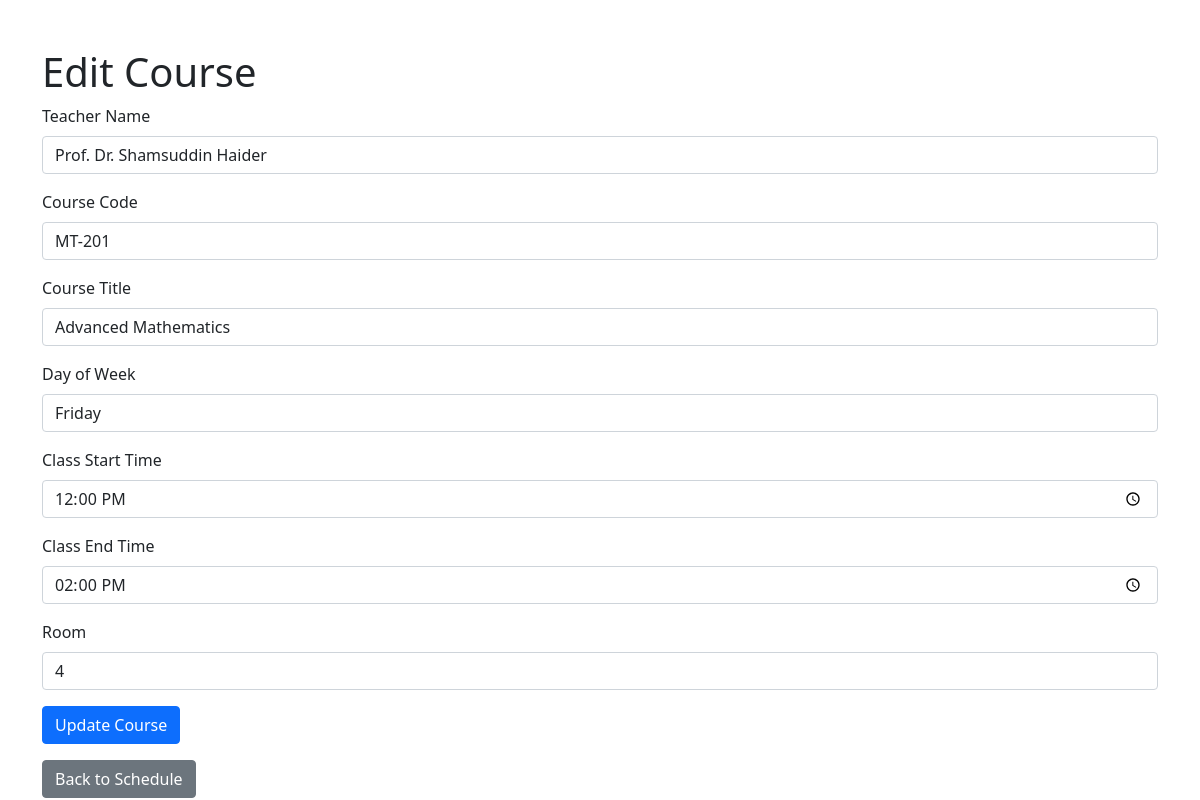
Page /edit/2 on the committed database.
### tables this page shows
CREATE TABLE course_schedule (
        id INTEGER PRIMARY KEY AUTOINCREMENT,
        teacher_name TEXT NOT NULL,
        course_code TEXT NOT NULL,
        course_title TEXT NOT NULL,
        day_of_week TEXT NOT NULL,
        class_start_time TIME NOT NULL,
        class_end_time TIME NOT NULL,
        room INTEGER NOT NULL
    );

### app.py (the view)
@app.route('/edit/<int:id>', methods=['GET', 'POST'])
def edit_course(id):
    try:
        with get_db_connection() as conn:
            if conn:
                cursor = conn.cursor()
                cursor.execute("SELECT * FROM course_schedule WHERE id = ?", (id,))
                course = cursor.fetchone()
                if course is None:
                    flash("Course not found.", "danger")
                    return redirect(url_for('course_list'))
                if request.method == 'POST':
                    teacher_name = request.form['teacher_name']
                    course_code = request.form['course_code']
                    course_title = request.form['course_title']
                    day_of_week = request.form['day_of_week']
                    class_start_time = request.form['class_start_time']
                    class_end_time = request.form['class_end_time']
                    room = request.form['room']
                    cursor.execute("""
                        UPDATE course_schedule
                        SET teacher_name = ?, course_code = ?, course_title = ?,
                            day_of_week = ?, class_start_time = ?, class_end_time = ?, room = ?
                        WHERE id = ?""", (teacher_name, course_code, course_title, day_of_week,
                                          class_start_time, class_end_time, room, id))
                    conn.commit()
                    flash("Course updated successfully.", "success")
                    return redirect(url_for('course_list'))
                else:
                    return render_template('edit_course.html', course=course)
            else:
                raise sqlite3.Error("Failed to connect to the database")
    except sqlite3.Error as e:
        flash(f"Error updating course: {e}", "danger")
        return redirect(url_for('course_list'))

### app.py (called while the page is built)
def get_db_connection():
    try:
        conn = sqlite3.connect('university_schedule.db')  # Connect to the database file
        conn.row_factory = sqlite3.Row  # Allows rows to behave like dictionaries
        return conn
    except sqlite3.Error as e:
        print(f"Database connection error: {e}")
        flash(f"Database error: {e}", "danger")
        return None

### templates/edit_course.html (shortened to what this page needs)
<!DOCTYPE html>
<html lang="en">
<head>
    <link rel="stylesheet" href="https://stackpath.bootstrapcdn.com/bootstrap/4.5.2/css/bootstrap.min.css">
    <link rel="stylesheet" href="https://cdn.jsdelivr.net/npm/bootstrap@5.1.3/dist/css/bootstrap.min.css">
</head>
<body>
    <div class="container mt-5">
        <h1>Edit Course</h1>
        <div aria-live="polite" aria-atomic="true" class="position-relative">
            <div class="toast-container position-fixed top-0 end-0 p-3">
            </div>
        </div>
        <form method="POST">
            <div class="form-group mb-3">
                <label for="teacher_name">Teacher Name</label>
                <input type="text" name="teacher_name" class="form-control" value="{{ course.teacher_name }}" required>
            </div>
            <div class="form-group mb-3">
                <label for="course_code">Course Code</label>
                <input type="text" name="course_code" class="form-control" value="{{ course.course_code }}" required>
            </div>
            <div class="form-group mb-3">
                <label for="course_title">Course Title</label>
                <input type="text" name="course_title" class="form-control" value="{{ course.course_title }}" required>
            </div>
            <div class="form-group mb-3">
                <label for="day_of_week">Day of Week</label>
                <input type="text" name="day_of_week" class="form-control" value="{{ course.day_of_week }}" required>
            </div>
            <div class="form-group mb-3">
                <label for="class_start_time">Class Start Time</label>
                <input type="time" name="class_start_time" class="form-control" value="{{ course.class_start_time }}" required>
            </div>
            <div class="form-group mb-3">
                <label for="class_end_time">Class End Time</label>
                <input type="time" name="class_end_time" class="form-control" value="{{ course.class_end_time }}" required>
            </div>
            <div class="form-group mb-3">
                <label for="room">Room</label>
                <input type="text" name="room" class="form-control" value="{{ course.room }}" required>
            </div>
            <button type="submit" class="btn btn-primary">Update Course</button>
        </form>
        <a href="{{ url_for('index') }}" class="btn btn-secondary mt-3">Back to Schedule</a>
    </div>
</body>
</html>

### rows in the picture
course_schedule: teacher_name "Prof. Dr. Shamsuddin Haider", course_code "MT-201", course_title "Advanced Mathematics", day_of_week "Friday", class_start_time "12:00", class_end_time "14:00", room "4"
